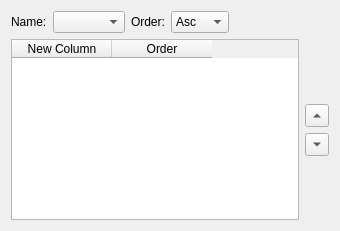
<?xml version="1.0" encoding="UTF-8"?>
<ui version="4.0">
 <class>QReportPropertyFilter</class>
 <widget class="QWidget" name="QReportPropertyFilter">
  <property name="geometry">
   <rect>
    <x>0</x>
    <y>0</y>
    <width>340</width>
    <height>231</height>
   </rect>
  </property>
  <property name="windowTitle">
   <string>Form</string>
  </property>
  <layout class="QVBoxLayout" name="verticalLayout_2">
   <item>
    <layout class="QHBoxLayout" name="horizontalLayout_2">
     <item>
      <widget class="QLabel" name="label">
       <property name="text">
        <string>Name:</string>
       </property>
      </widget>
     </item>
     <item>
      <widget class="QComboBox" name="comboBox"/>
     </item>
     <item>
      <widget class="QLabel" name="label_2">
       <property name="text">
        <string>Order:</string>
       </property>
      </widget>
     </item>
     <item>
      <widget class="QComboBox" name="comboBox_2">
       <item>
        <property name="text">
         <string>Asc</string>
        </property>
       </item>
       <item>
        <property name="text">
         <string>Desc</string>
        </property>
       </item>
      </widget>
     </item>
     <item>
      <spacer name="horizontalSpacer">
       <property name="orientation">
        <enum>Qt::Horizontal</enum>
       </property>
       <property name="sizeHint" stdset="0">
        <size>
         <width>40</width>
         <height>20</height>
        </size>
       </property>
      </spacer>
     </item>
    </layout>
   </item>
   <item>
    <layout class="QHBoxLayout" name="horizontalLayout">
     <item>
      <widget class="QTableWidget" name="tableWidget">
       <column>
        <property name="text">
         <string>New Column</string>
        </property>
       </column>
       <column>
        <property name="text">
         <string>Order</string>
        </property>
       </column>
      </widget>
     </item>
     <item>
      <layout class="QVBoxLayout" name="verticalLayout">
       <item>
        <spacer name="verticalSpacer">
         <property name="orientation">
          <enum>Qt::Vertical</enum>
         </property>
         <property name="sizeHint" stdset="0">
          <size>
           <width>20</width>
           <height>40</height>
          </size>
         </property>
        </spacer>
       </item>
       <item>
        <widget class="QToolButton" name="toolButton">
         <property name="text">
          <string>...</string>
         </property>
         <property name="arrowType">
          <enum>Qt::UpArrow</enum>
         </property>
        </widget>
       </item>
       <item>
        <widget class="QToolButton" name="toolButton_2">
         <property name="text">
          <string>...</string>
         </property>
         <property name="arrowType">
          <enum>Qt::DownArrow</enum>
         </property>
        </widget>
       </item>
       <item>
        <spacer name="verticalSpacer_2">
         <property name="orientation">
          <enum>Qt::Vertical</enum>
         </property>
         <property name="sizeHint" stdset="0">
          <size>
           <width>20</width>
           <height>40</height>
          </size>
         </property>
        </spacer>
       </item>
      </layout>
     </item>
    </layout>
   </item>
  </layout>
 </widget>
 <resources/>
 <connections/>
</ui>
